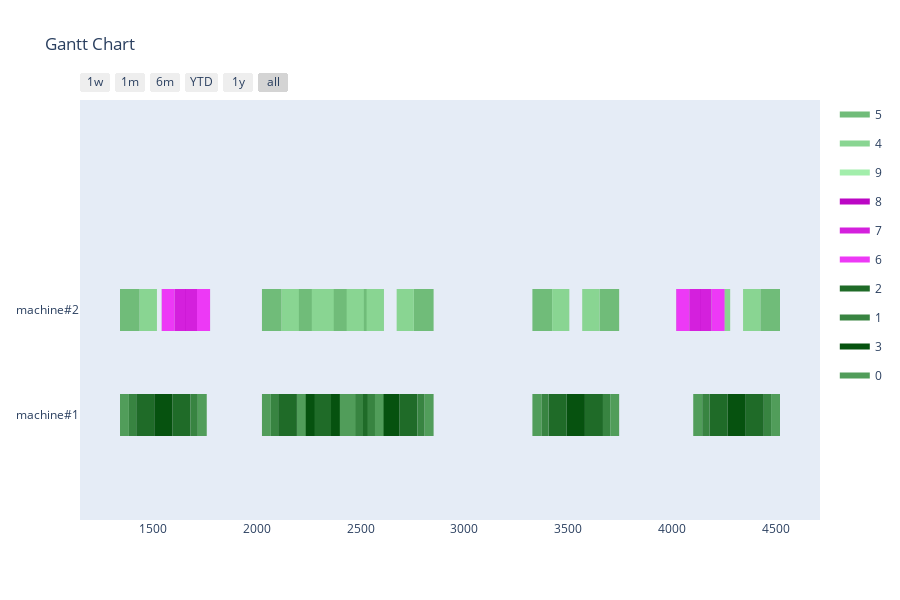

This figure's notebook cell:
### Markdown cell above
Greedy with changing sequence

### Code cell
def change_order(orders):
    p1 = random.randint(0, len(orders) -2)
    p2 = random.randint(p1, len(orders) -1)
    selected = copy.deepcopy(orders[p1 : p2 +1])
    selected.reverse()
    for i in range(len(selected)):
        orders[p1 + i] = copy.deepcopy(selected[i])

agent = GreedyAgent(env)
simulator = AgentSimulator()
n_generations = 10
best = None
sequence = copy.deepcopy(orders_model)
for gen in range(n_generations):
    simulator = AgentSimulator()
    schedule, schedule_count = simulator.simulate(agent, sequence)
    if not best or best[1] < schedule_count:
        best = [schedule, schedule_count, copy.deepcopy(sequence)]
    change_order(sequence)
print(f'Scheduled {best[1]}/{len(best[2])} Orders')
visualize_schedule(best[0], env)

### Figure 1 — Plotly figure (JSON) as saved in the notebook; plotly's stock layout.template omitted (floating-point values rounded to 4 significant figures; data arrays with more than 128 entries replaced by an {"elided": "..."} marker saying what was removed)
{"data": [{"fill": "toself", "fillcolor": "rgb(112, 188, 121)", "hoverinfo": "name", "legendgroup": "rgb(112, 188, 121)", "mode": "none", "name": "5", "type": "scatter", "x": {"elided": "299 int values"}, "y": {"elided": "299 float values"}}, {"fill": "toself", "fillcolor": "rgb(137, 213, 146)", "hoverinfo": "name", "legendgroup": "rgb(137, 213, 146)", "mode": "none", "name": "4", "type": "scatter", "x": {"elided": "299 int values"}, "y": {"elided": "299 float values"}}, {"fill": "toself", "fillcolor": "rgb(162, 238, 171)", "hoverinfo": "name", "legendgroup": "rgb(162, 238, 171)", "mode": "none", "name": "9", "type": "scatter", "x": {"elided": "199 int values"}, "y": {"elided": "199 float values"}}, {"fill": "toself", "fillcolor": "rgb(187, 7, 196)", "hoverinfo": "name", "legendgroup": "rgb(187, 7, 196)", "mode": "none", "name": "8", "type": "scatter", "x": {"elided": "199 int values"}, "y": {"elided": "199 float values"}}, {"fill": "toself", "fillcolor": "rgb(212, 32, 221)", "hoverinfo": "name", "legendgroup": "rgb(212, 32, 221)", "mode": "none", "name": "7", "type": "scatter", "x": {"elided": "199 int values"}, "y": {"elided": "199 float values"}}, {"fill": "toself", "fillcolor": "rgb(237, 57, 246)", "hoverinfo": "name", "legendgroup": "rgb(237, 57, 246)", "mode": "none", "name": "6", "type": "scatter", "x": {"elided": "199 int values"}, "y": {"elided": "199 float values"}}, {"fill": "toself", "fillcolor": "rgb(31, 107, 40)", "hoverinfo": "name", "legendgroup": "rgb(31, 107, 40)", "mode": "none", "name": "2", "type": "scatter", "x": {"elided": "299 int values"}, "y": {"elided": "299 float values"}}, {"fill": "toself", "fillcolor": "rgb(56, 132, 65)", "hoverinfo": "name", "legendgroup": "rgb(56, 132, 65)", "mode": "none", "name": "1", "type": "scatter", "x": {"elided": "299 int values"}, "y": {"elided": "299 float values"}}, {"fill": "toself", "fillcolor": "rgb(6, 82, 15)", "hoverinfo": "name", "legendgroup": "rgb(6, 82, 15)", "mode": "none", "name": "3", "type": "scatter", "x": {"elided": "299 int values"}, "y": {"elided": "299 float values"}}, {"fill": "toself", "fillcolor": "rgb(81, 157, 90)", "hoverinfo": "name", "legendgroup": "rgb(81, 157, 90)", "mode": "none", "name": "0", "type": "scatter", "x": {"elided": "299 int values"}, "y": {"elided": "299 float values"}}, {"legendgroup": "rgb(112, 188, 121)", "marker": {"color": "rgb(112, 188, 121)", "opacity": 0, "size": 1}, "mode": "markers", "name": "", "showlegend": false, "text": [null, null, null, null, null, null, null, null, null, null, null, null, null, null, null, null, null, null, null, null, null, null, null, null, null, null, null, null, null, null, null, null, null, null, null, null, null, null, null, null, null, null, null, null, null, null, null, null, null, null, null, null, null, null, null, null, null, null, null, null, null, null, null, null, null, null, null, null, null, null, null, null, null, null, null, null, null, null, null, null, null, null, null, null, null, null, null, null, null, null, null, null, null, null, null, null, null, null, null, null, null, null, null, null, null, null, null, null, null, null, null, null, null, null, null, null, null, null, null, null], "type": "scatter", "x": [4426, 4521, 2434, 2529, 1664, 1759, 2025, 2120, 2516, 2611, 3328, 3423, 4426, 4521, 2434, 2529, 1664, 1759, 2025, 2120, 2516, 2611, 3651, 3746, 4103, 4198, 2757, 2852, 1341, 1436, 2348, 2443, 2193, 2288, 3328, 3423, 4426, 4521, 2434, 2529, 1664, 1759, 2516, 2611, 2348, 2443, 3651, 3746, 4103, 4198, 2757, 2852, 1341, 1436, 2193, 2288, 2025, 2120, 3328, 3423, 4426, 4521, 2434, 2529, 1664, 1759, 2516, 2611, 3651, 3746, 2348, 2443, 2434, 2529, 4103, 4198, 1341, 1436, 2193, 2288, 3328, 3423, 2025, 2120, 2757, 2852, 4426, 4521, 1664, 1759, 2516, 2611, 3651, 3746, 2348, 2443, 2434, 2529, 4103, 4198, 1341, 1436, 2193, 2288, 2025, 2120, 3328, 3423, 4426, 4521, 2757, 2852, 1664, 1759, 2516, 2611, 2348, 2443, 3651, 3746], "y": [1, 1, 1, 1, 1, 1, 1, 1, 1, 1, 1, 1, 1, 1, 1, 1, 1, 1, 1, 1, 1, 1, 1, 1, 1, 1, 1, 1, 1, 1, 1, 1, 1, 1, 1, 1, 1, 1, 1, 1, 1, 1, 1, 1, 1, 1, 1, 1, 1, 1, 1, 1, 1, 1, 1, 1, 1, 1, 1, 1, 1, 1, 1, 1, 1, 1, 1, 1, 1, 1, 1, 1, 1, 1, 1, 1, 1, 1, 1, 1, 1, 1, 1, 1, 1, 1, 1, 1, 1, 1, 1, 1, 1, 1, 1, 1, 1, 1, 1, 1, 1, 1, 1, 1, 1, 1, 1, 1, 1, 1, 1, 1, 1, 1, 1, 1, 1, 1, 1, 1]}, {"legendgroup": "rgb(137, 213, 146)", "marker": {"color": "rgb(137, 213, 146)", "opacity": 0, "size": 1}, "mode": "markers", "name": "", "showlegend": false, "text": [null, null, null, null, null, null, null, null, null, null, null, null, null, null, null, null, null, null, null, null, null, null, null, null, null, null, null, null, null, null, null, null, null, null, null, null, null, null, null, null, null, null, null, null, null, null, null, null, null, null, null, null, null, null, null, null, null, null, null, null, null, null, null, null, null, null, null, null, null, null, null, null, null, null, null, null, null, null, null, null, null, null, null, null, null, null, null, null, null, null, null, null, null, null, null, null, null, null, null, null, null, null, null, null, null, null, null, null, null, null, null, null, null, null, null, null, null, null, null, null], "type": "scatter", "x": [4343, 4426, 2529, 2612, 1581, 1664, 2120, 2203, 2433, 2516, 3423, 3506, 4343, 4426, 2529, 2612, 1581, 1664, 2120, 2203, 2433, 2516, 3568, 3651, 4198, 4281, 2674, 2757, 1436, 1519, 2265, 2348, 2288, 2371, 3423, 3506, 4343, 4426, 2529, 2612, 1581, 1664, 2433, 2516, 2265, 2348, 3568, 3651, 4198, 4281, 2674, 2757, 1436, 1519, 2288, 2371, 2120, 2203, 3423, 3506, 4343, 4426, 2529, 2612, 1581, 1664, 2433, 2516, 3568, 3651, 2265, 2348, 2529, 2612, 4198, 4281, 1436, 1519, 2288, 2371, 3423, 3506, 2120, 2203, 2674, 2757, 4343, 4426, 1581, 1664, 2433, 2516, 3568, 3651, 2265, 2348, 2529, 2612, 4198, 4281, 1436, 1519, 2288, 2371, 2120, 2203, 3423, 3506, 4343, 4426, 2674, 2757, 1581, 1664, 2433, 2516, 2265, 2348, 3568, 3651], "y": [1, 1, 1, 1, 1, 1, 1, 1, 1, 1, 1, 1, 1, 1, 1, 1, 1, 1, 1, 1, 1, 1, 1, 1, 1, 1, 1, 1, 1, 1, 1, 1, 1, 1, 1, 1, 1, 1, 1, 1, 1, 1, 1, 1, 1, 1, 1, 1, 1, 1, 1, 1, 1, 1, 1, 1, 1, 1, 1, 1, 1, 1, 1, 1, 1, 1, 1, 1, 1, 1, 1, 1, 1, 1, 1, 1, 1, 1, 1, 1, 1, 1, 1, 1, 1, 1, 1, 1, 1, 1, 1, 1, 1, 1, 1, 1, 1, 1, 1, 1, 1, 1, 1, 1, 1, 1, 1, 1, 1, 1, 1, 1, 1, 1, 1, 1, 1, 1, 1, 1]}, {"legendgroup": "rgb(162, 238, 171)", "marker": {"color": "rgb(162, 238, 171)", "opacity": 0, "size": 1}, "mode": "markers", "name": "", "showlegend": false, "text": [null, null, null, null, null, null, null, null, null, null, null, null, null, null, null, null, null, null, null, null, null, null, null, null, null, null, null, null, null, null, null, null, null, null, null, null, null, null, null, null, null, null, null, null, null, null, null, null, null, null, null, null, null, null, null, null, null, null, null, null, null, null, null, null, null, null, null, null, null, null, null, null, null, null, null, null, null, null, null, null], "type": "scatter", "x": [1702, 1775, 4021, 4094, 461, 534, 341, 414, 1702, 1775, 4021, 4094, 461, 534, 501, 574, 1542, 1615, 4181, 4254, 301, 374, 341, 414, 461, 534, 4181, 4254, 1702, 1775, 501, 574, 301, 374, 4021, 4094, 1542, 1615, 341, 414, 461, 534, 4181, 4254, 1702, 1775, 501, 574, 301, 374, 4021, 4094, 1542, 1615, 341, 414, 461, 534, 4181, 4254, 1702, 1775, 501, 574, 301, 374, 4021, 4094, 1542, 1615, 341, 414, 461, 534, 4181, 4254, 1702, 1775, 501, 574], "y": [1, 1, 1, 1, 1, 1, 1, 1, 1, 1, 1, 1, 1, 1, 1, 1, 1, 1, 1, 1, 1, 1, 1, 1, 1, 1, 1, 1, 1, 1, 1, 1, 1, 1, 1, 1, 1, 1, 1, 1, 1, 1, 1, 1, 1, 1, 1, 1, 1, 1, 1, 1, 1, 1, 1, 1, 1, 1, 1, 1, 1, 1, 1, 1, 1, 1, 1, 1, 1, 1, 1, 1, 1, 1, 1, 1, 1, 1, 1, 1]}, {"legendgroup": "rgb(187, 7, 196)", "marker": {"color": "rgb(187, 7, 196)", "opacity": 0, "size": 1}, "mode": "markers", "name": "", "showlegend": false, "text": [null, null, null, null, null, null, null, null, null, null, null, null, null, null, null, null, null, null, null, null, null, null, null, null, null, null, null, null, null, null, null, null, null, null, null, null, null, null, null, null, null, null, null, null, null, null, null, null, null, null, null, null, null, null, null, null, null, null, null, null, null, null, null, null, null, null, null, null, null, null, null, null, null, null, null, null, null, null, null, null], "type": "scatter", "x": [1658, 1702, 4094, 4138, 417, 461, 414, 458, 1658, 1702, 4094, 4138, 417, 461, 457, 501, 1615, 1659, 4137, 4181, 374, 418, 414, 458, 417, 461, 4137, 4181, 1658, 1702, 457, 501, 374, 418, 4094, 4138, 1615, 1659, 414, 458, 417, 461, 4137, 4181, 1658, 1702, 457, 501, 374, 418, 4094, 4138, 1615, 1659, 414, 458, 417, 461, 4137, 4181, 1658, 1702, 457, 501, 374, 418, 4094, 4138, 1615, 1659, 414, 458, 417, 461, 4137, 4181, 1658, 1702, 457, 501], "y": [1, 1, 1, 1, 1, 1, 1, 1, 1, 1, 1, 1, 1, 1, 1, 1, 1, 1, 1, 1, 1, 1, 1, 1, 1, 1, 1, 1, 1, 1, 1, 1, 1, 1, 1, 1, 1, 1, 1, 1, 1, 1, 1, 1, 1, 1, 1, 1, 1, 1, 1, 1, 1, 1, 1, 1, 1, 1, 1, 1, 1, 1, 1, 1, 1, 1, 1, 1, 1, 1, 1, 1, 1, 1, 1, 1, 1, 1, 1, 1]}, {"legendgroup": "rgb(212, 32, 221)", "marker": {"color": "rgb(212, 32, 221)", "opacity": 0, "size": 1}, "mode": "markers", "name": "", "showlegend": false, "text": [null, null, null, null, null, null, null, null, null, null, null, null, null, null, null, null, null, null, null, null, null, null, null, null, null, null, null, null, null, null, null, null, null, null, null, null, null, null, null, null, null, null, null, null, null, null, null, null, null, null, null, null, null, null, null, null, null, null, null, null, null, null, null, null, null, null, null, null, null, null, null, null, null, null, null, null, null, null, null, null], "type": "scatter", "x": [1605, 1658, 4138, 4191, 364, 417, 458, 511, 1605, 1658, 4138, 4191, 364, 417, 404, 457, 1659, 1712, 4084, 4137, 418, 471, 458, 511, 364, 417, 4084, 4137, 1605, 1658, 404, 457, 418, 471, 4138, 4191, 1659, 1712, 458, 511, 364, 417, 4084, 4137, 1605, 1658, 404, 457, 418, 471, 4138, 4191, 1659, 1712, 458, 511, 364, 417, 4084, 4137, 1605, 1658, 404, 457, 418, 471, 4138, 4191, 1659, 1712, 458, 511, 364, 417, 4084, 4137, 1605, 1658, 404, 457], "y": [1, 1, 1, 1, 1, 1, 1, 1, 1, 1, 1, 1, 1, 1, 1, 1, 1, 1, 1, 1, 1, 1, 1, 1, 1, 1, 1, 1, 1, 1, 1, 1, 1, 1, 1, 1, 1, 1, 1, 1, 1, 1, 1, 1, 1, 1, 1, 1, 1, 1, 1, 1, 1, 1, 1, 1, 1, 1, 1, 1, 1, 1, 1, 1, 1, 1, 1, 1, 1, 1, 1, 1, 1, 1, 1, 1, 1, 1, 1, 1]}, {"legendgroup": "rgb(237, 57, 246)", "marker": {"color": "rgb(237, 57, 246)", "opacity": 0, "size": 1}, "mode": "markers", "name": "", "showlegend": false, "text": [null, null, null, null, null, null, null, null, null, null, null, null, null, null, null, null, null, null, null, null, null, null, null, null, null, null, null, null, null, null, null, null, null, null, null, null, null, null, null, null, null, null, null, null, null, null, null, null, null, null, null, null, null, null, null, null, null, null, null, null, null, null, null, null, null, null, null, null, null, null, null, null, null, null, null, null, null, null, null, null], "type": "scatter", "x": [1542, 1605, 4191, 4254, 301, 364, 511, 574, 1542, 1605, 4191, 4254, 301, 364, 341, 404, 1712, 1775, 4021, 4084, 471, 534, 511, 574, 301, 364, 4021, 4084, 1542, 1605, 341, 404, 471, 534, 4191, 4254, 1712, 1775, 511, 574, 301, 364, 4021, 4084, 1542, 1605, 341, 404, 471, 534, 4191, 4254, 1712, 1775, 511, 574, 301, 364, 4021, 4084, 1542, 1605, 341, 404, 471, 534, 4191, 4254, 1712, 1775, 511, 574, 301, 364, 4021, 4084, 1542, 1605, 341, 404], "y": [1, 1, 1, 1, 1, 1, 1, 1, 1, 1, 1, 1, 1, 1, 1, 1, 1, 1, 1, 1, 1, 1, 1, 1, 1, 1, 1, 1, 1, 1, 1, 1, 1, 1, 1, 1, 1, 1, 1, 1, 1, 1, 1, 1, 1, 1, 1, 1, 1, 1, 1, 1, 1, 1, 1, 1, 1, 1, 1, 1, 1, 1, 1, 1, 1, 1, 1, 1, 1, 1, 1, 1, 1, 1, 1, 1, 1, 1, 1, 1]}, {"legendgroup": "rgb(31, 107, 40)", "marker": {"color": "rgb(31, 107, 40)", "opacity": 0, "size": 1}, "mode": "markers", "name": "", "showlegend": false, "text": [null, null, null, null, null, null, null, null, null, null, null, null, null, null, null, null, null, null, null, null, null, null, null, null, null, null, null, null, null, null, null, null, null, null, null, null, null, null, null, null, null, null, null, null, null, null, null, null, null, null, null, null, null, null, null, null, null, null, null, null, null, null, null, null, null, null, null, null, null, null, null, null, null, null, null, null, null, null, null, null, null, null, null, null, null, null, null, null, null, null, null, null, null, null, null, null, null, null, null, null, null, null, null, null, null, null, null, null, null, null, null, null, null, null, null, null, null, null, null, null], "type": "scatter", "x": [4181, 4268, 2687, 2774, 1419, 1506, 2278, 2365, 2271, 2358, 3581, 3668, 4181, 4268, 2687, 2774, 1419, 1506, 2278, 2365, 2271, 2358, 3406, 3493, 4356, 4443, 2512, 2599, 1594, 1681, 2103, 2190, 2446, 2533, 3581, 3668, 4181, 4268, 2687, 2774, 1419, 1506, 2271, 2358, 2103, 2190, 3406, 3493, 4356, 4443, 2512, 2599, 1594, 1681, 2446, 2533, 2278, 2365, 3581, 3668, 4181, 4268, 2687, 2774, 1419, 1506, 2271, 2358, 3406, 3493, 2103, 2190, 2687, 2774, 4356, 4443, 1594, 1681, 2446, 2533, 3581, 3668, 2278, 2365, 2512, 2599, 4181, 4268, 1419, 1506, 2271, 2358, 3406, 3493, 2103, 2190, 2687, 2774, 4356, 4443, 1594, 1681, 2446, 2533, 2278, 2365, 3581, 3668, 4181, 4268, 2512, 2599, 1419, 1506, 2271, 2358, 2103, 2190, 3406, 3493], "y": [0, 0, 0, 0, 0, 0, 0, 0, 0, 0, 0, 0, 0, 0, 0, 0, 0, 0, 0, 0, 0, 0, 0, 0, 0, 0, 0, 0, 0, 0, 0, 0, 0, 0, 0, 0, 0, 0, 0, 0, 0, 0, 0, 0, 0, 0, 0, 0, 0, 0, 0, 0, 0, 0, 0, 0, 0, 0, 0, 0, 0, 0, 0, 0, 0, 0, 0, 0, 0, 0, 0, 0, 0, 0, 0, 0, 0, 0, 0, 0, 0, 0, 0, 0, 0, 0, 0, 0, 0, 0, 0, 0, 0, 0, 0, 0, 0, 0, 0, 0, 0, 0, 0, 0, 0, 0, 0, 0, 0, 0, 0, 0, 0, 0, 0, 0, 0, 0, 0, 0]}, {"legendgroup": "rgb(56, 132, 65)", "marker": {"color": "rgb(56, 132, 65)", "opacity": 0, "size": 1}, "mode": "markers", "name": "", "showlegend": false, "text": [null, null, null, null, null, null, null, null, null, null, null, null, null, null, null, null, null, null, null, null, null, null, null, null, null, null, null, null, null, null, null, null, null, null, null, null, null, null, null, null, null, null, null, null, null, null, null, null, null, null, null, null, null, null, null, null, null, null, null, null, null, null, null, null, null, null, null, null, null, null, null, null, null, null, null, null, null, null, null, null, null, null, null, null, null, null, null, null, null, null, null, null, null, null, null, null, null, null, null, null, null, null, null, null, null, null, null, null, null, null, null, null, null, null, null, null, null, null, null, null], "type": "scatter", "x": [4146, 4181, 2774, 2809, 1384, 1419, 2365, 2400, 2236, 2271, 3668, 3703, 4146, 4181, 2774, 2809, 1384, 1419, 2365, 2400, 2236, 2271, 3371, 3406, 4443, 4478, 2477, 2512, 1681, 1716, 2068, 2103, 2533, 2568, 3668, 3703, 4146, 4181, 2774, 2809, 1384, 1419, 2236, 2271, 2068, 2103, 3371, 3406, 4443, 4478, 2477, 2512, 1681, 1716, 2533, 2568, 2365, 2400, 3668, 3703, 4146, 4181, 2774, 2809, 1384, 1419, 2236, 2271, 3371, 3406, 2068, 2103, 2774, 2809, 4443, 4478, 1681, 1716, 2533, 2568, 3668, 3703, 2365, 2400, 2477, 2512, 4146, 4181, 1384, 1419, 2236, 2271, 3371, 3406, 2068, 2103, 2774, 2809, 4443, 4478, 1681, 1716, 2533, 2568, 2365, 2400, 3668, 3703, 4146, 4181, 2477, 2512, 1384, 1419, 2236, 2271, 2068, 2103, 3371, 3406], "y": [0, 0, 0, 0, 0, 0, 0, 0, 0, 0, 0, 0, 0, 0, 0, 0, 0, 0, 0, 0, 0, 0, 0, 0, 0, 0, 0, 0, 0, 0, 0, 0, 0, 0, 0, 0, 0, 0, 0, 0, 0, 0, 0, 0, 0, 0, 0, 0, 0, 0, 0, 0, 0, 0, 0, 0, 0, 0, 0, 0, 0, 0, 0, 0, 0, 0, 0, 0, 0, 0, 0, 0, 0, 0, 0, 0, 0, 0, 0, 0, 0, 0, 0, 0, 0, 0, 0, 0, 0, 0, 0, 0, 0, 0, 0, 0, 0, 0, 0, 0, 0, 0, 0, 0, 0, 0, 0, 0, 0, 0, 0, 0, 0, 0, 0, 0, 0, 0, 0, 0]}, {"legendgroup": "rgb(6, 82, 15)", "marker": {"color": "rgb(6, 82, 15)", "opacity": 0, "size": 1}, "mode": "markers", "name": "", "showlegend": false, "text": [null, null, null, null, null, null, null, null, null, null, null, null, null, null, null, null, null, null, null, null, null, null, null, null, null, null, null, null, null, null, null, null, null, null, null, null, null, null, null, null, null, null, null, null, null, null, null, null, null, null, null, null, null, null, null, null, null, null, null, null, null, null, null, null, null, null, null, null, null, null, null, null, null, null, null, null, null, null, null, null, null, null, null, null, null, null, null, null, null, null, null, null, null, null, null, null, null, null, null, null, null, null, null, null, null, null, null, null, null, null, null, null, null, null, null, null, null, null, null, null], "type": "scatter", "x": [4268, 4343, 2612, 2687, 1506, 1581, 2203, 2278, 2358, 2433, 3506, 3581, 4268, 4343, 2612, 2687, 1506, 1581, 2203, 2278, 2358, 2433, 3493, 3568, 4281, 4356, 2599, 2674, 1519, 1594, 2190, 2265, 2371, 2446, 3506, 3581, 4268, 4343, 2612, 2687, 1506, 1581, 2358, 2433, 2190, 2265, 3493, 3568, 4281, 4356, 2599, 2674, 1519, 1594, 2371, 2446, 2203, 2278, 3506, 3581, 4268, 4343, 2612, 2687, 1506, 1581, 2358, 2433, 3493, 3568, 2190, 2265, 2612, 2687, 4281, 4356, 1519, 1594, 2371, 2446, 3506, 3581, 2203, 2278, 2599, 2674, 4268, 4343, 1506, 1581, 2358, 2433, 3493, 3568, 2190, 2265, 2612, 2687, 4281, 4356, 1519, 1594, 2371, 2446, 2203, 2278, 3506, 3581, 4268, 4343, 2599, 2674, 1506, 1581, 2358, 2433, 2190, 2265, 3493, 3568], "y": [0, 0, 0, 0, 0, 0, 0, 0, 0, 0, 0, 0, 0, 0, 0, 0, 0, 0, 0, 0, 0, 0, 0, 0, 0, 0, 0, 0, 0, 0, 0, 0, 0, 0, 0, 0, 0, 0, 0, 0, 0, 0, 0, 0, 0, 0, 0, 0, 0, 0, 0, 0, 0, 0, 0, 0, 0, 0, 0, 0, 0, 0, 0, 0, 0, 0, 0, 0, 0, 0, 0, 0, 0, 0, 0, 0, 0, 0, 0, 0, 0, 0, 0, 0, 0, 0, 0, 0, 0, 0, 0, 0, 0, 0, 0, 0, 0, 0, 0, 0, 0, 0, 0, 0, 0, 0, 0, 0, 0, 0, 0, 0, 0, 0, 0, 0, 0, 0, 0, 0]}, {"legendgroup": "rgb(81, 157, 90)", "marker": {"color": "rgb(81, 157, 90)", "opacity": 0, "size": 1}, "mode": "markers", "name": "", "showlegend": false, "text": [null, null, null, null, null, null, null, null, null, null, null, null, null, null, null, null, null, null, null, null, null, null, null, null, null, null, null, null, null, null, null, null, null, null, null, null, null, null, null, null, null, null, null, null, null, null, null, null, null, null, null, null, null, null, null, null, null, null, null, null, null, null, null, null, null, null, null, null, null, null, null, null, null, null, null, null, null, null, null, null, null, null, null, null, null, null, null, null, null, null, null, null, null, null, null, null, null, null, null, null, null, null, null, null, null, null, null, null, null, null, null, null, null, null, null, null, null, null, null, null], "type": "scatter", "x": [4103, 4146, 2809, 2852, 1341, 1384, 2400, 2443, 2193, 2236, 3703, 3746, 4103, 4146, 2809, 2852, 1341, 1384, 2400, 2443, 2193, 2236, 3328, 3371, 4478, 4521, 2434, 2477, 1716, 1759, 2025, 2068, 2568, 2611, 3703, 3746, 4103, 4146, 2809, 2852, 1341, 1384, 2193, 2236, 2025, 2068, 3328, 3371, 4478, 4521, 2434, 2477, 1716, 1759, 2568, 2611, 2400, 2443, 3703, 3746, 4103, 4146, 2809, 2852, 1341, 1384, 2193, 2236, 3328, 3371, 2025, 2068, 2809, 2852, 4478, 4521, 1716, 1759, 2568, 2611, 3703, 3746, 2400, 2443, 2434, 2477, 4103, 4146, 1341, 1384, 2193, 2236, 3328, 3371, 2025, 2068, 2809, 2852, 4478, 4521, 1716, 1759, 2568, 2611, 2400, 2443, 3703, 3746, 4103, 4146, 2434, 2477, 1341, 1384, 2193, 2236, 2025, 2068, 3328, 3371], "y": [0, 0, 0, 0, 0, 0, 0, 0, 0, 0, 0, 0, 0, 0, 0, 0, 0, 0, 0, 0, 0, 0, 0, 0, 0, 0, 0, 0, 0, 0, 0, 0, 0, 0, 0, 0, 0, 0, 0, 0, 0, 0, 0, 0, 0, 0, 0, 0, 0, 0, 0, 0, 0, 0, 0, 0, 0, 0, 0, 0, 0, 0, 0, 0, 0, 0, 0, 0, 0, 0, 0, 0, 0, 0, 0, 0, 0, 0, 0, 0, 0, 0, 0, 0, 0, 0, 0, 0, 0, 0, 0, 0, 0, 0, 0, 0, 0, 0, 0, 0, 0, 0, 0, 0, 0, 0, 0, 0, 0, 0, 0, 0, 0, 0, 0, 0, 0, 0, 0, 0]}], "layout": {"height": 600, "hovermode": "closest", "showlegend": true, "title": {"text": "Gantt Chart"}, "xaxis": {"rangeselector": {"buttons": [{"count": 7, "label": "1w", "step": "day", "stepmode": "backward"}, {"count": 1, "label": "1m", "step": "month", "stepmode": "backward"}, {"count": 6, "label": "6m", "step": "month", "stepmode": "backward"}, {"count": 1, "label": "YTD", "step": "year", "stepmode": "todate"}, {"count": 1, "label": "1y", "step": "year", "stepmode": "backward"}, {"step": "all"}]}, "showgrid": false, "type": "date", "zeroline": false}, "yaxis": {"autorange": false, "range": [-1, 3], "showgrid": false, "ticktext": ["machine#1", "machine#2"], "tickvals": [0, 1], "zeroline": false}}}
